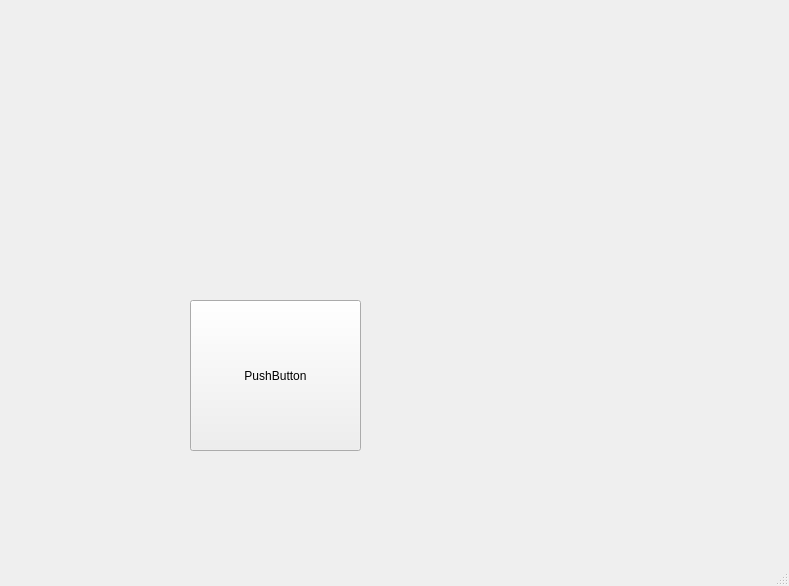
<?xml version="1.0" encoding="UTF-8"?>
<ui version="4.0">
 <class>MainWindow</class>
 <widget class="QMainWindow" name="MainWindow">
  <property name="geometry">
   <rect>
    <x>0</x>
    <y>0</y>
    <width>789</width>
    <height>586</height>
   </rect>
  </property>
  <property name="windowTitle">
   <string>MainWindow</string>
  </property>
  <widget class="QWidget" name="centralwidget">
   <widget class="QPushButton" name="pushButton">
    <property name="geometry">
     <rect>
      <x>190</x>
      <y>300</y>
      <width>171</width>
      <height>151</height>
     </rect>
    </property>
    <property name="text">
     <string>PushButton</string>
    </property>
   </widget>
  </widget>
  <widget class="QMenuBar" name="menubar">
   <property name="geometry">
    <rect>
     <x>0</x>
     <y>0</y>
     <width>789</width>
     <height>21</height>
    </rect>
   </property>
  </widget>
  <widget class="QStatusBar" name="statusbar"/>
 </widget>
 <resources/>
 <connections/>
</ui>
